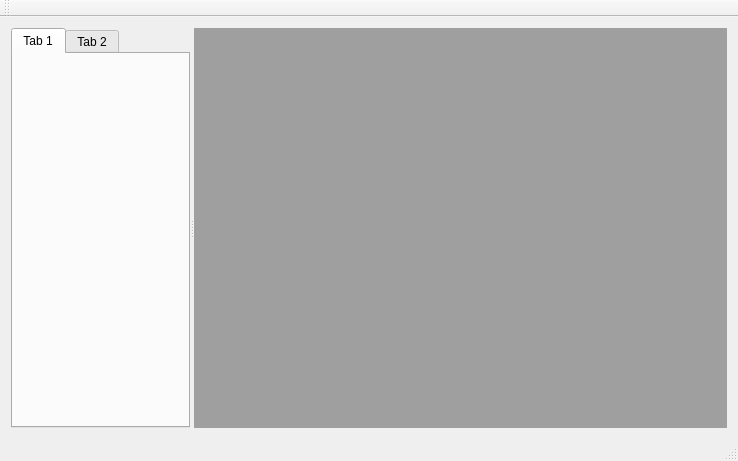
<?xml version="1.0" encoding="UTF-8"?>
<ui version="4.0">
 <class>MainWindow</class>
 <widget class="QMainWindow" name="MainWindow">
  <property name="geometry">
   <rect>
    <x>0</x>
    <y>0</y>
    <width>738</width>
    <height>461</height>
   </rect>
  </property>
  <property name="windowTitle">
   <string>MainWindow</string>
  </property>
  <property name="tabShape">
   <enum>QTabWidget::Triangular</enum>
  </property>
  <widget class="QWidget" name="centralWidget">
   <property name="sizePolicy">
    <sizepolicy hsizetype="Maximum" vsizetype="Maximum">
     <horstretch>0</horstretch>
     <verstretch>0</verstretch>
    </sizepolicy>
   </property>
   <layout class="QGridLayout" name="gridLayout">
    <item row="0" column="0">
     <widget class="QSplitter" name="splitter">
      <property name="sizePolicy">
       <sizepolicy hsizetype="Preferred" vsizetype="Preferred">
        <horstretch>0</horstretch>
        <verstretch>0</verstretch>
       </sizepolicy>
      </property>
      <property name="orientation">
       <enum>Qt::Horizontal</enum>
      </property>
      <widget class="QTabWidget" name="tabWidget">
       <property name="sizePolicy">
        <sizepolicy hsizetype="Maximum" vsizetype="Expanding">
         <horstretch>1</horstretch>
         <verstretch>1</verstretch>
        </sizepolicy>
       </property>
       <property name="maximumSize">
        <size>
         <width>400</width>
         <height>16777215</height>
        </size>
       </property>
       <property name="currentIndex">
        <number>0</number>
       </property>
       <widget class="QWidget" name="tab">
        <attribute name="title">
         <string>Tab 1</string>
        </attribute>
       </widget>
       <widget class="QWidget" name="tab_2">
        <attribute name="title">
         <string>Tab 2</string>
        </attribute>
       </widget>
      </widget>
      <widget class="QMdiArea" name="mdiArea">
       <property name="viewMode">
        <enum>QMdiArea::TabbedView</enum>
       </property>
       <property name="tabsClosable">
        <bool>true</bool>
       </property>
       <property name="tabsMovable">
        <bool>true</bool>
       </property>
       <property name="tabShape">
        <enum>QTabWidget::Triangular</enum>
       </property>
      </widget>
     </widget>
    </item>
   </layout>
  </widget>
  <widget class="QMenuBar" name="menuBar">
   <property name="geometry">
    <rect>
     <x>0</x>
     <y>0</y>
     <width>738</width>
     <height>17</height>
    </rect>
   </property>
  </widget>
  <widget class="QToolBar" name="mainToolBar">
   <attribute name="toolBarArea">
    <enum>TopToolBarArea</enum>
   </attribute>
   <attribute name="toolBarBreak">
    <bool>false</bool>
   </attribute>
  </widget>
  <widget class="QStatusBar" name="statusBar"/>
  <action name="action_Open">
   <property name="text">
    <string>&amp;Open</string>
   </property>
  </action>
 </widget>
 <layoutdefault spacing="6" margin="11"/>
 <resources/>
 <connections/>
</ui>
